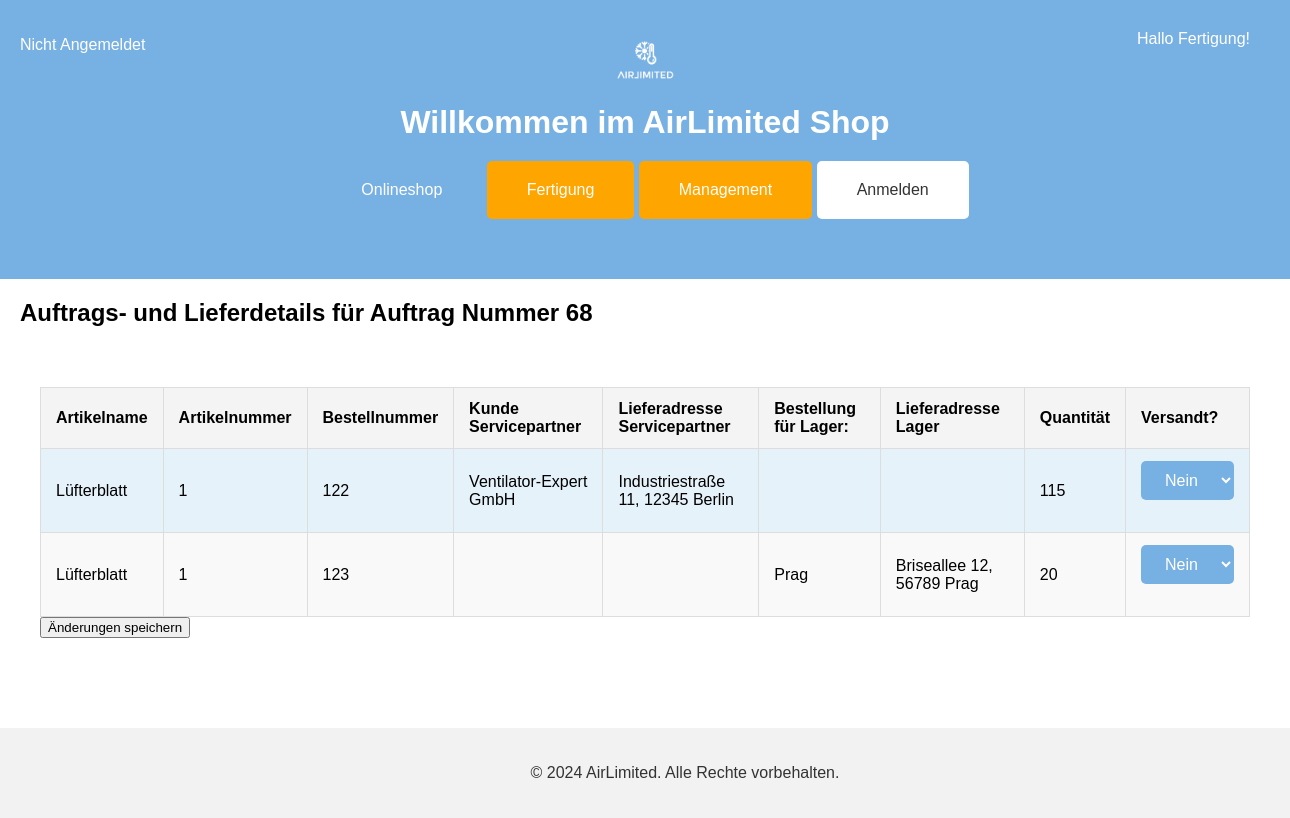
The app's page /fertigungsdetails.php?AuftragsNr=68 with its own data.
### tables this page shows
CREATE TABLE IF NOT EXISTS `gehoert_zu` (
  `AuftragsNr` int(11) NOT NULL,
  `BestellNr` int(11) NOT NULL,
  `Quantitaet` int(11) DEFAULT NULL,
  `Versandt` varchar(5) DEFAULT 'Nein',
  PRIMARY KEY (`AuftragsNr`,`BestellNr`),
  KEY `gehört_zu_BestellNr` (`BestellNr`),
  CONSTRAINT `gehört_zu_AuftragsNr` FOREIGN KEY (`AuftragsNr`) REFERENCES `auftrag` (`AuftragsNr`) ON DELETE NO ACTION ON UPDATE NO ACTION,
  CONSTRAINT `gehört_zu_BestellNr` FOREIGN KEY (`BestellNr`) REFERENCES `bestellung` (`BestellNr`) ON DELETE NO ACTION ON UPDATE NO ACTION
);

CREATE TABLE IF NOT EXISTS `sku` (
  `SKUNr` int(11) NOT NULL AUTO_INCREMENT,
  `Name` varchar(20) NOT NULL,
  `Standardlosgroeße` int(11) NOT NULL DEFAULT 0,
  `Laenge` float DEFAULT NULL,
  `Breite` float DEFAULT NULL,
  `Hoehe` float DEFAULT NULL,
  `Gewicht` float DEFAULT NULL,
  `Beschreibung` varchar(200) DEFAULT NULL,
  `Preis` float DEFAULT NULL,
  `Foto` varchar(50) DEFAULT NULL,
  `Art` varchar(50) DEFAULT NULL,
  `Fertigungsanweisungen` varchar(50) DEFAULT NULL,
  `FertigungsNr` int(11) DEFAULT NULL,
  `LagerNr` int(11) DEFAULT NULL,
  PRIMARY KEY (`SKUNr`),
  KEY `FertigungsNr` (`FertigungsNr`),
  KEY `Lagerstandort` (`LagerNr`),
  CONSTRAINT `sku FertigungsNr` FOREIGN KEY (`FertigungsNr`) REFERENCES `fertigung` (`FertigungsNr`) ON DELETE NO ACTION ON UPDATE NO ACTION,
  CONSTRAINT `sku LagerNr` FOREIGN KEY (`LagerNr`) REFERENCES `lager` (`LagerNr`) ON DELETE NO ACTION ON UPDATE NO ACTION
);

CREATE TABLE IF NOT EXISTS `auftrag` (
  `AuftragsNr` int(11) NOT NULL AUTO_INCREMENT,
  `Auftragsdatum` datetime DEFAULT NULL,
  `Status` varchar(50) DEFAULT 'In Auftrag',
  `Enddatum` datetime DEFAULT NULL,
  `FertigungsNr` int(11) DEFAULT NULL,
  `SKUNr` int(11) NOT NULL,
  `Reihenfolge` int(11) DEFAULT NULL,
  PRIMARY KEY (`AuftragsNr`),
  KEY `auftrag SKUNr1` (`SKUNr`),
  KEY `auftrag FertigungsNr` (`FertigungsNr`),
  KEY `Reihenfolge` (`Reihenfolge`),
  CONSTRAINT `auftrag FertigungsNr` FOREIGN KEY (`FertigungsNr`) REFERENCES `fertigung` (`FertigungsNr`) ON DELETE NO ACTION ON UPDATE NO ACTION,
  CONSTRAINT `auftrag SKUNr1` FOREIGN KEY (`SKUNr`) REFERENCES `sku` (`SKUNr`) ON DELETE NO ACTION ON UPDATE NO ACTION
);

CREATE TABLE IF NOT EXISTS `servicepartner` (
  `ServicepartnerNr` int(11) NOT NULL AUTO_INCREMENT,
  `Firmenname` varchar(50) DEFAULT NULL,
  `Nachname Kontaktperson` varchar(50) DEFAULT NULL,
  `Vorname Kontaktperson` varchar(50) DEFAULT NULL,
  `Straße` varchar(50) DEFAULT NULL,
  `HausNr` int(11) DEFAULT NULL,
  `Stadt` varchar(50) DEFAULT NULL,
  `PLZ` varchar(50) DEFAULT NULL,
  `Land` varchar(50) DEFAULT NULL,
  `TelefonNr` varchar(50) DEFAULT NULL,
  `E-Mail` varchar(50) DEFAULT NULL,
  `VIPKunde` varchar(5) DEFAULT 'Nein',
  `Passwort` varchar(100) DEFAULT NULL,
  PRIMARY KEY (`ServicepartnerNr`)
);

CREATE TABLE IF NOT EXISTS `lager` (
  `LagerNr` int(11) NOT NULL AUTO_INCREMENT,
  `Lagerstandort` varchar(50) DEFAULT NULL,
  `Straße` varchar(50) DEFAULT NULL,
  `HausNr` int(11) DEFAULT NULL,
  `PLZ` varchar(50) DEFAULT NULL,
  `Land` varchar(50) DEFAULT NULL,
  `Verantwortlicher Vormane` varchar(50) DEFAULT NULL,
  `Verantwortlicher Nachname` varchar(50) DEFAULT NULL,
  `TelefonNr` varchar(50) DEFAULT NULL,
  `Passwort` varchar(100) DEFAULT NULL,
  PRIMARY KEY (`LagerNr`)
);

### db_class.php (called while the page is built, shortened)
<?php
class DBConnector
{
	private $database = null;
	public function connect()
	{
		$this->database = mysqli_connect(DB_HOST, DB_USER, DB_PASSWORD) or die('Verbindung schlug fehl: '.mysqli_error($this->database));
		mysqli_select_db($this->database, DB_NAME) or die('Verbindung schlug fehl: '.mysqli_error($this->database));
		mysqli_query($this->database, "SET CHARSET 'utf8'") or die('Verbindung schlug fehl: '.mysqli_error($this->database));
		mysqli_query($this->database, "SET NAMES 'UTF8'") or die('Verbindung schlug fehl: '.mysqli_error($this->database));
	}
	static public function fetchEntity($QueryResult)
	{
		return mysqli_fetch_object($QueryResult);
	}
	static public function fetchEntityArray($QueryResult)
	{
		$result = array();
		while( $item = DBConnector::fetchEntity($QueryResult) )
			$result[] = $item;
		return $result;
	}
	public function query($Query)
	{
		$result = mysqli_query($this->database, $Query);
		return $result;
	}
	public function getEntityArray($Query)
	{
		$result = $this->query($Query);
		if( $result )
			return $this->fetchEntityArray($result);
		else
			return false;
	}
}
?>

### fertigungsdetails.php (the view, shortened to what this page needs)
<?php
if (isset($_SESSION['userType']) && isset($_SESSION['userID'])) {
    $userType = $_SESSION['userType'];
    $userID = $_SESSION['userID'];
    $userTypeText = "Angemeldet als: " . $userType . " ";
    $userIDText = $userID . "<br>";
} else {
    $userTypeText = "Nicht Angemeldet". "<br>";
    $userIDText = '';
}
require_once "db_class.php";
$DBServer   = 'localhost';
$DBHost     = 'airlimited';
$DBUser     = 'root';
$DBPassword = '';
$db = new DBConnector($DBServer, $DBHost, $DBUser, $DBPassword);
$db->connect();
if (isset($_GET['AuftragsNr'])) {
    $AuftragsNr = (int)$_GET['AuftragsNr'];
}
$query = 'SELECT sku.Name, auftrag.SKUNr, gehoert_zu.BestellNr, bestellung.ServicepartnerNr, servicepartner.Firmenname,
    CONCAT(servicepartner.Straße, " " , servicepartner.HausNr, ", ", servicepartner.PLZ, " ", servicepartner.Stadt) AS ServicepartnerAdresse,
    bestellung.LagerNr, lager.Lagerstandort,
    CONCAT(lager.Straße, " " , lager.HausNr, ", ", lager.PLZ, " ", lager.Lagerstandort) AS LagerAdresse,
    gehoert_zu.Quantitaet, gehoert_zu.Versandt
    FROM gehoert_zu
    LEFT JOIN bestellung ON gehoert_zu.BestellNr = bestellung.BestellNr
    LEFT JOIN auftrag ON gehoert_zu.AuftragsNr = auftrag.AuftragsNr
    LEFT JOIN sku ON auftrag.SKUNr = sku.SKUNr
    LEFT JOIN servicepartner ON bestellung.ServicepartnerNr = servicepartner.ServicepartnerNr
    LEFT JOIN lager ON bestellung.LagerNr = lager.LagerNr
    WHERE gehoert_zu.AuftragsNr = ' . $AuftragsNr;
$result = $db->getEntityArray($query);
?>
<!DOCTYPE html>
<html lang="de">
<head>
    <link rel="stylesheet" href="styles.css">
</head>
<body>
   <header>
        <div class="logo">
            <img src="logo.png" alt="AirLimited Logo">
        </div>
        <h1>Willkommen im AirLimited Shop</h1>
        <nav>
            <button onclick="window.location.href='onlineshop.php'">Onlineshop</button>
            <button onclick="window.location.href='fertigung.php'" class="fertigung-btn">Fertigung</button>
            <button onclick="window.location.href='management.php'" class="management-btn">Management</button>
            <button onclick="window.location.href='index.php'" class="login-btn">Anmelden</button>
        </nav>
        <div class="account-buttons">
            <button onclick="window.location.href='fertigung.php'">Hallo Fertigung!</button>
        </div>
        <div class="meine-logindaten">
        <p><?php echo $userTypeText; echo $userIDText; ?></p>
    </div>
    </header>
<h2>Auftrags- und Lieferdetails für Auftrag Nummer <?php echo $AuftragsNr ?></h2>
<main>
    <form method="post" action="update_versandt.php">
        <table>
            <thead>
                <tr>
                    <th>Artikelname</th>
                    <th>Artikelnummer</th>
                    <th>Bestellnummer</th>
                    <th>Kunde Servicepartner</th>
                    <th>Lieferadresse Servicepartner</th>
                    <th>Bestellung für Lager:</th>
                    <th>Lieferadresse Lager</th>
                    <th>Quantität</th>
                    <th>Versandt?</th>
                </tr>
            </thead>
            <tbody>
                <?php
                if ($result) {
                    foreach ($result as $bestellung) {
                        echo '<tr>';
                        echo '<td>' . $bestellung->Name . '</td>';
                        echo '<td>' . $bestellung->SKUNr . '</td>';
                        echo '<td>' . $bestellung->BestellNr . '</td>';
                        echo '<td>' . $bestellung->Firmenname . '</td>';
                        echo '<td>' . $bestellung->ServicepartnerAdresse . '</td>';
                        echo '<td>' . $bestellung->Lagerstandort . '</td>';
                        echo '<td>' . $bestellung->LagerAdresse . '</td>';
                        echo '<td>' . $bestellung->Quantitaet . '</td>';
                        echo '<td>';
                        echo '<select name="Versandt[]">';
                        echo '<option value="Nein"' . ($bestellung->Versandt === "Nein" ? ' selected' : '') . '>Nein</option>';
                        echo '</select>';
                        echo '</td>';
                        echo '</tr>';
                    }
                } else {
                    echo '<tr><td colspan="9">Keine Bestellungen gefunden.</td></tr>';
                }
                ?>
            </tbody>
        </table>
        <input type="submit" value="Änderungen speichern">
    </form>
</main>
<footer>
    <p>&copy; 2024 AirLimited. Alle Rechte vorbehalten.</p>
</footer>
</body>
</html>

### styles.css (style rules this page uses)
body { font-family: Arial, sans-serif; margin: 0; padding: 0; }
header { background-color: #77b0e3; color: white; padding: 40px; display: flex; flex-direction: column; align-items: center; }
header h1 { margin: 0; margin-top: 20px; }
h2 { text-align: left; margin-left: 20px; margin-top: 20px; margin-bottom: 20px; }
.logo img { height: 40px; }
nav { margin-top: 20px; }
nav button { margin-bottom: 20px; background-color: #77b0e3; border: none; color: white; padding: 20px 40px; text-align: center; text-decoration: none; display: inline-block; font-size: 16px; cursor: pointer; border-radius: 5px; }
.login-btn { background-color: white; color: #333; }
.management-btn, .fertigung-btn { background-color: #ffa500; }
.account-buttons { position: absolute; top: 20px; right: 20px; }
.account-buttons button { background-color: #77b0e3; border: none; color: white; padding: 10px 20px; text-align: center; text-decoration: none; font-size: 16px; cursor: pointer; border-radius: 5px; }
.meine-logindaten { position: absolute; top: 20px; left: 20px; }
.meine-logindaten p { color: white; text-align: left; text-decoration: none; font-size: 16px; }
main { padding: 40px; }
footer { background-color: #f2f2f2; color: #333; padding: 20px 40px; position: relative; bottom: 0; width: 100%; text-align: center; margin-top: 50px; }
table { width: 100%; border-collapse: collapse; }
th, td { padding: 12px 15px; text-align: left; border: 1px solid #ddd; }
th { background-color: #f4f4f4; }
tr:nth-child(even) { background-color: #f9f9f9; }
tr:nth-child(odd) { background-color: #e6f2fa; }
form select { background-color: #77b0e3; border: none; color: white; padding: 10px 20px; text-align: center; text-decoration: none; display: inline-block; font-size: 16px; cursor: pointer; border-radius: 5px; margin-bottom: 20px; width: auto; }

### records on screen
gehoert_zu: sku.Name "Lüfterblatt", AuftragsNr.SKUNr "1", BestellNr "122", servicepartner.Firmenname "Ventilator-Expert GmbH", ServicepartnerAdresse "Industriestraße 11, 12345 Berlin", Quantitaet "115", Versandt "Nein"
gehoert_zu: sku.Name "Lüfterblatt", AuftragsNr.SKUNr "1", BestellNr "123", lager.Lagerstandort "Prag", LagerAdresse "Briseallee 12, 56789 Prag", Quantitaet "20", Versandt "Nein"

### other values on screen
$AuftragsNr "68"
